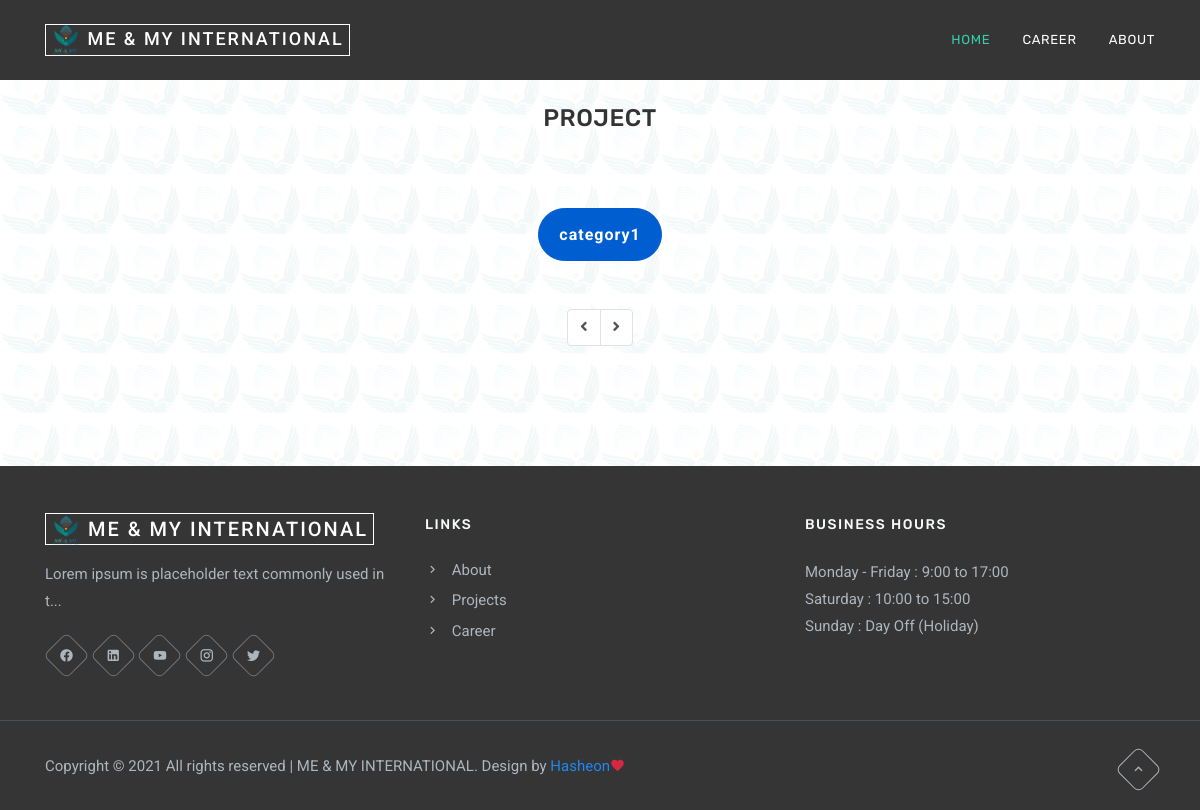
The page /projects.php?page=category1 on the database its author committed.
### tables this page shows
CREATE TABLE `site_setting` (
  `site_setting_name` varchar(255) NOT NULL,
  `site_setting_title` varchar(255) NOT NULL,
  `site_setting_slogan` varchar(255) NOT NULL,
  `site_setting_adress` varchar(255) NOT NULL,
  `site_setting_phone` varchar(255) NOT NULL,
  `site_setting_email` varchar(255) NOT NULL,
  `site_setting_description` text NOT NULL,
  `site_setting_business_hour` text NOT NULL,
  `site_setting_logo` varchar(255) NOT NULL,
  `site_setting_icon` varchar(255) NOT NULL,
  `site_setting_last_update_date` varchar(255) NOT NULL,
  `site_setting_last_update_time` varchar(255) NOT NULL
);

CREATE TABLE `plugin_database` (
  `plugin_id` int(255) NOT NULL,
  `plugin_name` varchar(255) NOT NULL,
  `plugin_action` varchar(255) NOT NULL,
  `plugin_created_date` varchar(255) NOT NULL,
  `plugin_created_time` varchar(255) NOT NULL
);

CREATE TABLE `category` (
  `category_id` int(255) NOT NULL,
  `category_title` varchar(255) NOT NULL,
  `category_short` varchar(255) NOT NULL,
  `category_lebel` varchar(255) NOT NULL,
  `category_created_date` varchar(255) NOT NULL,
  `category_created_time` varchar(255) NOT NULL
);

### projects.php (the view, shortened to what this page needs)
<?php
if(!empty($_GET['page'])){
    include("header.inc.php");
?>
<?php
        $pluginQuery = $db->query("SELECT * FROM plugin_database WHERE `plugin_name` = 'projects' ") or die('could not find!');
            while ($row = mysqli_fetch_array($pluginQuery)){
                $plugin_action = $row['plugin_action'];
                if($plugin_action == 'show'){
?>
<section class="section" id="project">
            <div class="container">
                <div class="row justify-content-center">
                    <div class="col-12 text-center">
                        <div class="section-title">
                            <h4 class="title text-uppercase mb-4">Project</h4>
                        </div>
                    </div>
                </div>
                <div class="row justify-content-center mt-4 pt-2">
                    <div class="col-lg-8">
                        <div class="text-center">
                            <ul class="col container-filter mb-0">
                                <?php
    $categoryQuery = $db->query("SELECT * FROM category ORDER BY category_id DESC") or die('could not search!');
        while ($row = mysqli_fetch_array($categoryQuery)) {
            $category_title = $row['category_title'];
            $category_short = $row['category_short'];
?>
                                <li class="list-inline-item mb-2"><a style="background: #222222; color: #fff" class="btn btn-primary" href="projects.php?page=<?php echo $category_short; ?>"><?php echo $category_title; ?></a></li>
<?php } ?>
                            </ul>
                        </div>
                    </div>
                </div>
            </div>
            <div class="container mt-4 pt-3">
                <div class="row">
<?php
    if (isset($_GET['page_no']) && $_GET['page_no']!="") {
    $page_no = $_GET['page_no'];
    } else {
      $page_no = 1;
      }
    $total_records_per_page = 24;
    $previous_page = $page_no - 1;
    $next_page = $page_no + 1;
    $result_count = mysqli_query($db,"SELECT COUNT(*) As total_records FROM `project` ");
    $total_records = mysqli_fetch_array($result_count);
    $total_records = $total_records['total_records'];
    $total_no_of_pages = ceil($total_records / $total_records_per_page);
    ?>
	<nav aria-label="Page navigation example" style="margin: 0 auto">
        <ul class="pagination justify-content-center">
        <li class="page-item" <?php if($page_no <= 1){ echo "class='disabled'"; } ?>>
          <a class="page-link" <?php if($page_no > 1){ echo "href='?page_no=$previous_page'"; } ?> aria-label="Previous">
            <span aria-hidden="true"><i class="fas fa-angle-left"></i></span>
          </a>
        </li>
        <li class="page-item" <?php if($page_no >= $total_no_of_pages){ echo "class='disabled'"; } ?>>
          <a class="page-link" <?php if($page_no < $total_no_of_pages) { echo "href='?page_no=$next_page'"; } ?> aria-label="Next">
            <span aria-hidden="true"><i class="fas fa-angle-right"></i></span>
          </a>
        </li>
        </ul>
      </nav>
                </div>
            </div>
        </section>
        <?php
        }}
?>
<?php
    include("footer.inc.php");
}else{
    header('location: index.php');
} ?>

### header.inc.php (shortened to what this page needs)
<?php
    include ("core.php");
?>
<!DOCTYPE html>
    <html lang="en">
    <head>
        <?php
    $site_setting_query = $db->query("SELECT * FROM site_setting") or die('could not search!');
        while ($row = mysqli_fetch_array($site_setting_query)) {
?>
        <link href="css/magnific-popup.css" rel="stylesheet" type="text/css" />
        <link href="css/bootstrap.min.css" rel="stylesheet" type="text/css" />
        <link href="css/uikit.min.css" rel="stylesheet" type="text/css" />
        <link href="127/vendor/fontawesome-free/css/all.min.css" rel="stylesheet" type="text/css">
        <link href="css/materialdesignicons.min.css" rel="stylesheet" type="text/css" />
        <link href="css/style.css" rel="stylesheet" type="text/css" />
        <link rel="stylesheet" href="css/slick-theme.css"/>
        <link rel="stylesheet" href="css/slick.css"/>
        <?php } ?>
    </head>
    <body>
        <nav class="navbar navbar-expand-lg fixed-top navbar-custom navbar-light sticky">
    		<div class="container">
        <?php
    $site_setting_query = $db->query("SELECT * FROM site_setting") or die('could not search!');
        while ($row = mysqli_fetch_array($site_setting_query)) {
            $site_setting_name = $row['site_setting_name'];
            $site_setting_icon = $row['site_setting_icon'];
?>
			    <a class="navbar-brand" href="index.php"><img src="images/<?php echo $site_setting_icon; ?>" alt="<?php echo $site_setting_name; ?>" width="30px"> <?php echo $site_setting_name; ?></a>
<?php } ?>
			    <div class="collapse navbar-collapse" id="navbarCollapse">
			        <ul class="navbar-nav ml-auto">
			            <li class="nav-item active">
                            <a class="nav-link" href="index.php">Home</a>
                        </li>
<?php
$aboutMenuQuery = $db->query("SELECT * FROM plugin_database WHERE `plugin_name` = 'career' ") or die('could not find!');
while ($row = mysqli_fetch_array($aboutMenuQuery)){
    $plugin_action = $row['plugin_action'];
    if($plugin_action == 'show'){
?>
                        <li class="nav-item">
                            <a class="nav-link" href="career.php">Career</a>
                        </li>
<?php }} ?>
<?php
$aboutMenuQuery = $db->query("SELECT * FROM plugin_database WHERE `plugin_name` = 'about' ") or die('could not find!');
while ($row = mysqli_fetch_array($aboutMenuQuery)){
    $plugin_action = $row['plugin_action'];
    if($plugin_action == 'show'){
?>
                        <li class="nav-item">
                            <a class="nav-link" href="about.php">About</a>
                        </li>
<?php }} ?>
                    </ul>
			    </div>
		    </div>
		</nav>

### footer.inc.php (shortened to what this page needs)
        <footer class="footer py-5 bg-dark">
            <div class="container">
                <div class="row">
                    <div class="col-lg-4 col-md-12">
<?php
    $siteSettingsQuery = $db->query("SELECT * FROM site_setting") or die('could not search!');
        while ($row = mysqli_fetch_array($siteSettingsQuery)) {
            $site_setting_name = $row['site_setting_name'];
            $site_setting_slogan = $row['site_setting_slogan'];
?>
                        <a class="footer-logo" href="index.php"><img src="images/<?php echo $site_setting_icon; ?>" alt="<?php echo $site_setting_name; ?>" width="30px"> <?php echo $site_setting_name; ?></a>
                        <p class="text-foot mt-3"><?php echo $site_setting_slogan; ?></p>
<?php
        }
?>
                        <ul class="list-unstyled social-icon social mb-0 mt-4">
                            <li class="list-inline-item"><a href="javascript:void(0)"><i class="mdi mdi-facebook" title="Facebook"></i></a></li>
                            <li class="list-inline-item"><a href="javascript:void(0)"><i class="mdi mdi-linkedin" title="Linkedin"></i></a></li>
                            <li class="list-inline-item"><a href="javascript:void(0)"><i class="mdi mdi-youtube" title="Youtube"></i></a></li>
                            <li class="list-inline-item"><a href="javascript:void(0)"><i class="mdi mdi-instagram" title="Instagram"></i></a></li>
                            <li class="list-inline-item"><a href="javascript:void(0)"><i class="mdi mdi-twitter" title="Twitter"></i></a></li>
                        </ul>
                    </div>
                    <div class="col-lg-4 col-md-3 mt-4 pt-2 mt-lg-0 pt-lg-0">
                        <h4 class="text-light text-uppercase footer-head">Links</h4>
                        <ul class="list-unstyled footer-list mt-4 mb-0">
<?php
$aboutMenuQuery = $db->query("SELECT * FROM plugin_database WHERE `plugin_name` = 'about' ") or die('could not find!');
while ($row = mysqli_fetch_array($aboutMenuQuery)){
    $plugin_action = $row['plugin_action'];
    if($plugin_action == 'show'){
?>
                            <li class="mt-2"><a href="about.php" class="text-foot"><i class="mdi mdi-chevron-right mr-2"></i> About</a></li>
<?php }} ?>
<?php
$aboutMenuQuery = $db->query("SELECT * FROM plugin_database WHERE `plugin_name` = 'projects' ") or die('could not find!');
while ($row = mysqli_fetch_array($aboutMenuQuery)){
    $plugin_action = $row['plugin_action'];
    if($plugin_action == 'show'){
?>
                            <li class="mt-2"><a href="projects.php" class="text-foot"><i class="mdi mdi-chevron-right mr-2"></i> Projects</a></li>
<?php }} ?>
<?php
$aboutMenuQuery = $db->query("SELECT * FROM plugin_database WHERE `plugin_name` = 'career' ") or die('could not find!');
while ($row = mysqli_fetch_array($aboutMenuQuery)){
    $plugin_action = $row['plugin_action'];
    if($plugin_action == 'show'){
?>
                            <li class="mt-2"><a href="career.php" class="text-foot"><i class="mdi mdi-chevron-right mr-2"></i> Career</a></li>
<?php }} ?>
                        </ul>
                    </div>
                    <div class="col-lg-4 col-md-4 mt-4 pt-2 mt-lg-0 pt-lg-0">
                        <h4 class="text-light text-uppercase footer-head">Business Hours</h4>
<?php
    $businessHoursQuery =$db->query("SELECT * FROM site_setting");
        while($row = mysqli_fetch_array($businessHoursQuery)){
            $site_setting_business_hour = $row['site_setting_business_hour'];
?>
                        <p class="list-unstyled text-foot mt-4 mb-0">
                            <?php echo $site_setting_business_hour?>
                        </p>
<?php } ?>
                    </div>
                </div>
            </div>
        </footer>
        <footer class="footer py-4 footer-bar bg-dark">
            <div class="container text-foot text-center">
                <div class="row align-items-center">
                    <div class="col-sm-8">
                        <div class="text-sm-left">
<?php
    $siteSettingsQuery = $db->query("SELECT * FROM site_setting") or die('could not search!');
        while ($row = mysqli_fetch_array($siteSettingsQuery)) {
            $site_setting_name = $row['site_setting_name'];
?>
                            <p class="mb-0">Copyright &copy; <?php echo date('Y');?> All rights reserved | <span class="text-uppercase"><?php echo $site_setting_name; ?></span>. Design  by <a href="https://hasheon.com">Hasheon</a><i class="mdi mdi-heart text-danger"></i></p>
<?php
        }
?>
                        </div>
                    </div>
                    <div class="col-sm-4 mt-4 mt-sm-0 pt-2 pt-sm-2">
                        <div class="text-sm-right">
                            <a href="#" class="back-to-top rounded d-inline-block text-center" id="back-to-top">
                                <i class="mdi mdi-chevron-up d-block"> </i>
                            </a>
                        </div>
                    </div>
                </div>
            </div>
        </footer>
    </body>
</html>

### css/style.css (style rules this page uses)
h4 { font-size: 24px; }
.text-danger { color: #D52941 !important; }
.bg-dark { background-color: #353535 !important; }
.list-inline-item:not(:last-child) { margin-right: 0px; margin-bottom: 0px; }
.rounded { border-radius: 6px !important; }
body { font-family: "Roboto", sans-serif; overflow-x: hidden !important; font-size: 15px; color: #535353; }
h1, h2, h3, h4, h5, h6, .h1, .h2, .h3, .h4, .h5, .h6 { font-family: "Rubik", sans-serif; line-height: 1.5; font-weight: 600; }
a { text-decoration: none !important; }
p { line-height: 1.8; }
.section { padding-top: 100px; padding-bottom: 100px; position: relative; }
.section-title { position: relative; margin-bottom: 40px; }
.section-title .title { letter-spacing: 0.5px; font-size: 24px; font-weight: 500; }
.btn-primary { background-color: #005ED1 !important; border: 1px solid #005ED1 !important; color: #ffffff !important; }
.btn { padding: 8px 20px; outline: none; text-decoration: none; font-size: 14px; letter-spacing: 0.5px; -webkit-transition: all 0.3s; transition: all 0.3s; font-weight: 500; border-radius: 6px; }
.back-to-top { width: 33px; height: 33px; line-height: 31px; color: #adb5bd; border: 1px solid #adb5bd; -webkit-transition: all 0.8s ease; transition: all 0.8s ease; -webkit-transform: rotate(45deg); transform: rotate(45deg); }
.back-to-top i { font-size: 16px; -webkit-transform: rotate(-45deg); transform: rotate(-45deg); }
.social-icon li a { position: relative; display: inline-block; width: 33px; height: 33px; margin: 0 5px; line-height: 33px !important; text-align: center; color: #535353; }
.social-icon li a:before { position: absolute; content: ''; top: 0; left: 0; display: inline-block; width: 100%; height: 100%; border: 1px solid #dee2e6; border-radius: 6px; -webkit-transition: all 0.5s ease; transition: all 0.5s ease; -webkit-transform: rotate(45deg); transform: rotate(45deg); }
.social-icon li a i { position: relative; top: 0; left: 0; -webkit-transition: all 0.5s ease; transition: all 0.5s ease; }
.social-icon.social li a { color: #adb5bd; }
.social-icon.social li a::before { border-color: #6c757d; }
.navbar-custom { padding: 20px 0; width: 100%; border-radius: 0px; z-index: 999; margin-bottom: 0px; -webkit-transition: all 0.5s ease-in-out; transition: all 0.5s ease-in-out; background: #353535; position: fixed; }
.navbar-custom .navbar-brand { color: #ffffff !important; font-weight: 500; font-size: 18px; text-transform: uppercase; letter-spacing: 2px; border: 1px solid; padding: 0px 5px; }
.navbar-custom .navbar-nav li a { color: #ffffff !important; font-size: 13px; background-color: transparent !important; margin: 0 8px; letter-spacing: 0.7px; line-height: 24px; text-transform: uppercase; -webkit-transition: all 0.5s; transition: all 0.5s; font-family: "Rubik", sans-serif; }
.navbar-custom .navbar-nav li.active a { color: #32cfaa !important; }
.navbar-custom .navbar-nav .nav-item:last-child .nav-link { margin-right: 0; padding-right: 0; }
.container-filter li a { display: block; font-size: 16px; letter-spacing: 1px; cursor: pointer; line-height: 35px; font-weight: bold; }
.container-filter li:first-child a { border-top-left-radius: 30px !important; border-bottom-left-radius: 30px !important; }
.container-filter li:last-child a { border-top-right-radius: 30px !important; border-bottom-right-radius: 30px !important; }
.footer { position: relative; }
.footer .footer-logo { color: #ffffff !important; font-weight: 500; font-size: 20px; text-transform: uppercase; letter-spacing: 2px; border: 1px solid #ffffff; padding: 3px 5px; }
.footer .footer-head { font-size: 14px; letter-spacing: 1.5px; font-weight: 500; }
.footer .footer-list a { -webkit-transition: all 0.5s ease; transition: all 0.5s ease; }
.footer .text-foot { color: #adb5bd; }
.footer.footer-bar { border-top: 1px solid #495057; }

### rows shown on the page
site_setting: site_setting_icon (picture), site_setting_name "ME & MY INTERNATIONAL", site_setting_slogan "Lorem ipsum is placeholder text commonly used in t...", site_setting_business_hour "Monday - Friday : 9:00 to 17:00 Saturday : 10:00 to 15:00 Sunday : Day Off (Holiday)"
plugin_database: plugin_action "CAREER"
plugin_database: plugin_action "ABOUT"
plugin_database: plugin_action "show" (drawn)
category: category_title "category1"
